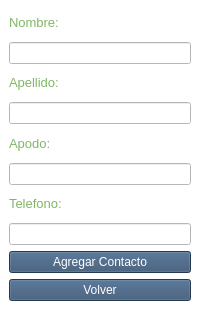
<?xml version="1.0" encoding="UTF-8"?>
<ui version="4.0">
 <class>addcontacto</class>
 <widget class="QMainWindow" name="addcontacto">
  <property name="geometry">
   <rect>
    <x>0</x>
    <y>0</y>
    <width>200</width>
    <height>310</height>
   </rect>
  </property>
  <property name="minimumSize">
   <size>
    <width>200</width>
    <height>310</height>
   </size>
  </property>
  <property name="maximumSize">
   <size>
    <width>200</width>
    <height>310</height>
   </size>
  </property>
  <property name="contextMenuPolicy">
   <enum>Qt::NoContextMenu</enum>
  </property>
  <property name="windowTitle">
   <string>Agregar Contacto</string>
  </property>
  <property name="windowIcon">
   <iconset>
    <normaloff>D:/UPC/CICLO 3/Algoritmos y estructura de datos/Semana 7/logo_icon.ico</normaloff>D:/UPC/CICLO 3/Algoritmos y estructura de datos/Semana 7/logo_icon.ico</iconset>
  </property>
  <property name="styleSheet">
   <string notr="true">background-color: rgb(255, 255, 255);</string>
  </property>
  <widget class="QWidget" name="centralwidget">
   <layout class="QVBoxLayout" name="verticalLayout">
    <property name="sizeConstraint">
     <enum>QLayout::SetDefaultConstraint</enum>
    </property>
    <item>
     <widget class="QLabel" name="lblNom">
      <property name="styleSheet">
       <string notr="true">font: 12 pt &quot;Comic Sans MS&quot;;
color: rgb(128, 183, 102);</string>
      </property>
      <property name="text">
       <string>&lt;html&gt;&lt;head/&gt;&lt;body&gt;&lt;p&gt;&lt;span style=&quot; font-size:10pt;&quot;&gt;Nombre:&lt;/span&gt;&lt;/p&gt;&lt;/body&gt;&lt;/html&gt;</string>
      </property>
     </widget>
    </item>
    <item>
     <widget class="QLineEdit" name="leNombre"/>
    </item>
    <item>
     <widget class="QLabel" name="lblApellido">
      <property name="text">
       <string>&lt;html&gt;&lt;head/&gt;&lt;body&gt;&lt;p&gt;&lt;span style=&quot; font-size:10pt; color:#80b766;&quot;&gt;Apellido:&lt;/span&gt;&lt;/p&gt;&lt;/body&gt;&lt;/html&gt;</string>
      </property>
     </widget>
    </item>
    <item>
     <widget class="QLineEdit" name="leApellido"/>
    </item>
    <item>
     <widget class="QLabel" name="lblApod">
      <property name="text">
       <string>&lt;html&gt;&lt;head/&gt;&lt;body&gt;&lt;p&gt;&lt;span style=&quot; font-size:10pt; color:#80b766;&quot;&gt;Apodo:&lt;/span&gt;&lt;/p&gt;&lt;/body&gt;&lt;/html&gt;</string>
      </property>
     </widget>
    </item>
    <item>
     <widget class="QLineEdit" name="leApodo"/>
    </item>
    <item>
     <widget class="QLabel" name="lblTel">
      <property name="text">
       <string>&lt;html&gt;&lt;head/&gt;&lt;body&gt;&lt;p&gt;&lt;span style=&quot; font-size:10pt; color:#80b766;&quot;&gt;Telefono:&lt;/span&gt;&lt;/p&gt;&lt;/body&gt;&lt;/html&gt;</string>
      </property>
     </widget>
    </item>
    <item>
     <widget class="QLineEdit" name="leTelefono"/>
    </item>
    <item>
     <widget class="QPushButton" name="btnAC">
      <property name="styleSheet">
       <string notr="true">background-color: rgb(52, 80, 113);
color: rgb(255, 255, 255);</string>
      </property>
      <property name="text">
       <string>Agregar Contacto</string>
      </property>
     </widget>
    </item>
    <item>
     <widget class="QPushButton" name="btnVolver">
      <property name="styleSheet">
       <string notr="true">background-color: rgb(52, 80, 113);
color: rgb(255, 255, 255);</string>
      </property>
      <property name="text">
       <string>Volver</string>
      </property>
     </widget>
    </item>
   </layout>
  </widget>
 </widget>
 <tabstops>
  <tabstop>leNombre</tabstop>
  <tabstop>leApellido</tabstop>
  <tabstop>leApodo</tabstop>
  <tabstop>leTelefono</tabstop>
  <tabstop>btnAC</tabstop>
  <tabstop>btnVolver</tabstop>
 </tabstops>
 <resources/>
 <connections/>
</ui>
